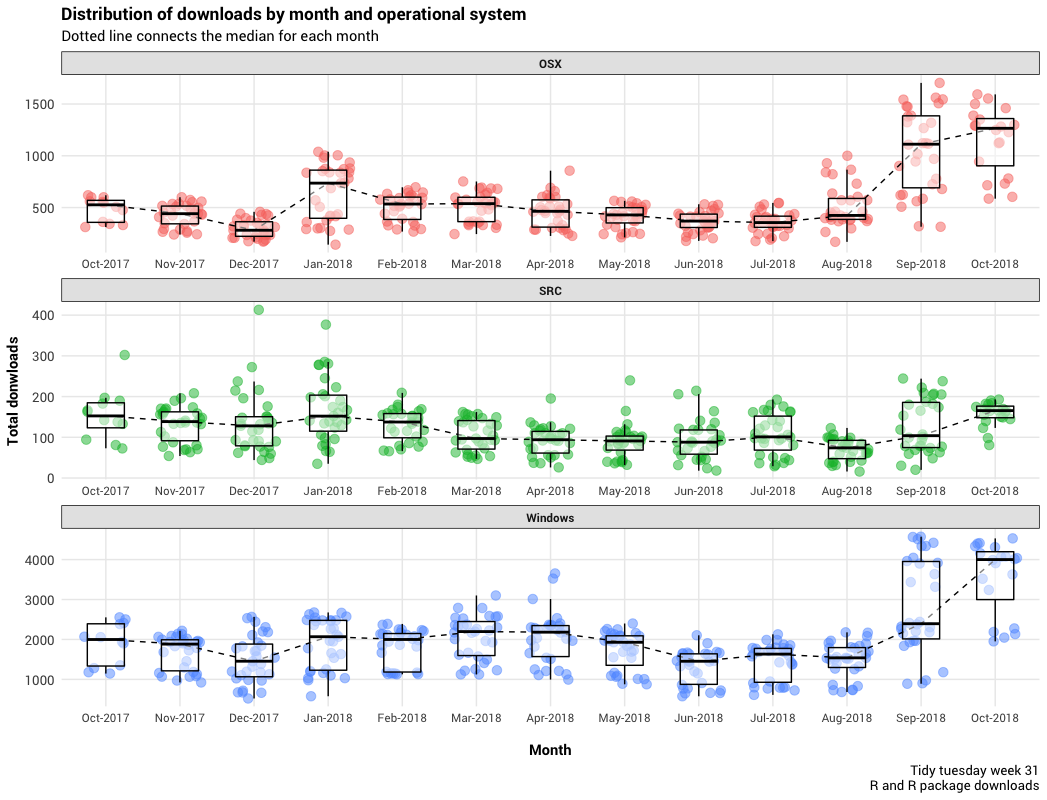

Write R code to recreate this figure.
remove(list = ls())
options(stringsAsFactors = FALSE)
options(scipen = 999)

setwd("/Users/harrocyranka/Desktop/rviz/tidy_tuesday_week_31/")
library(tidyverse);library(viridis);library(lubridate);library(gridExtra)

x <- read_csv("r_downloads.csv")

##
month_levels <- c("Oct-2017","Nov-2017","Dec-2017",
                  "Jan-2018", "Feb-2018","Mar-2018",
                  "Apr-2018", "May-2018","Jun-2018",
                  "Jul-2018","Aug-2018","Sep-2018",
                  "Oct-2018")

##
x_2 <- x %>% group_by(date,os) %>% tally() %>%
  mutate(os = str_to_title(os)) %>%
  filter(!is.na(os)) %>%
  mutate(month_levels = factor(paste0(month(date,abbr = TRUE,label = TRUE),"-",year(date)),levels = month_levels))


medians <- x_2 %>% group_by(month_levels, os) %>% summarise(median = median(n)) %>% mutate(os = case_when(
  os == "Osx"~ "OSX",
  os == "Src"~ "SRC",
  TRUE ~ "Windows"
))

x_2 %>% mutate(os = case_when(
  os == "Osx"~ "OSX",
  os == "Src"~ "SRC",
  TRUE ~ "Windows"
)) %>%
  ggplot(aes(month_levels, y = n, color = os)) +
  geom_jitter(width = 0.3,alpha = 0.5, size = 3, show.legend = FALSE) + 
  geom_line(aes(x = month_levels, y = median, group = os),
            data = medians, inherit.aes = FALSE,
            linetype = 2) + 
  geom_boxplot(alpha = 0.5, width = 0.5,col = "black",outlier.alpha = 0) + 
  theme_minimal() + facet_wrap(~os, ncol = 1,scales = "free") + 
  labs(x = "\nMonth", y = "Total donwloads",
       title = "Distribution of downloads by month and operational system",
       subtitle = "Dotted line connects the median for each month",
       caption = "Tidy tuesday week 31\nR and R package downloads") + 
  theme(
    text = element_text(family = "Roboto"),
    axis.title.x = element_text(hjust = 0.5, family = "Roboto", face = "bold", size = 11),
    axis.title.y = element_text(hjust =0.5, family = "Roboto", face = "bold",size = 11),
    axis.text.y = element_text(size = 10),
    axis.line.y = element_blank(),
    axis.line.x = element_blank(),
    panel.grid.minor = element_blank(),
    strip.text = element_text(face = "bold"),
    strip.background = element_rect(fill = "gray90"),
    plot.title = element_text(size = 13, face = "bold"),
    plot.subtitle = element_text(size = 11),
    plot.caption = element_text(size = 10)
  )
